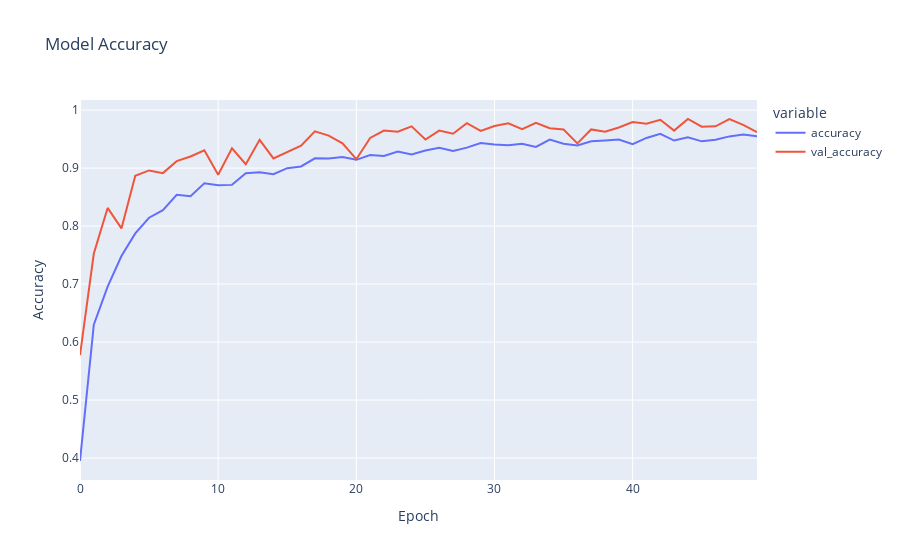
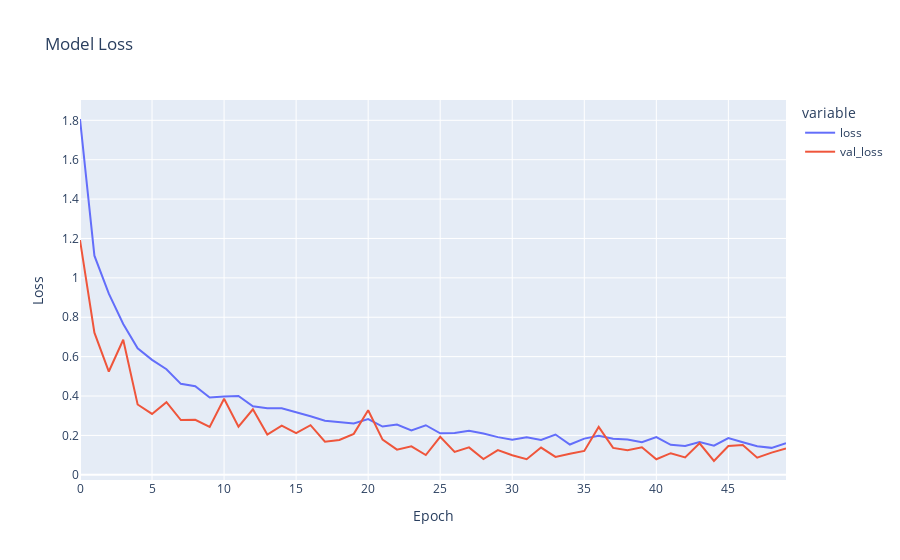

Here is the notebook cell these charts were saved with, in order:
### Code cell
# Plot training history
fig = px.line(pd.DataFrame(history.history), 
              y=['accuracy', 'val_accuracy'], 
              title='Model Accuracy',
              labels={'index': 'Epoch', 'value': 'Accuracy'})
fig.show()

fig = px.line(pd.DataFrame(history.history), 
              y=['loss', 'val_loss'], 
              title='Model Loss',
              labels={'index': 'Epoch', 'value': 'Loss'})
fig.show()

### Figure 1 — Plotly figure (JSON) as saved in the notebook; plotly's stock layout.template omitted (floating-point values rounded to 4 significant figures)
{"data": [{"hovertemplate": "variable=accuracy<br>Epoch=%{x}<br>Accuracy=%{y}<extra></extra>", "legendgroup": "accuracy", "line": {"color": "#636efa", "dash": "solid"}, "marker": {"symbol": "circle"}, "mode": "lines", "name": "accuracy", "orientation": "v", "showlegend": true, "type": "scatter", "x": [0, 1, 2, 3, 4, 5, 6, 7, 8, 9, 10, 11, 12, 13, 14, 15, 16, 17, 18, 19, 20, 21, 22, 23, 24, 25, 26, 27, 28, 29, 30, 31, 32, 33, 34, 35, 36, 37, 38, 39, 40, 41, 42, 43, 44, 45, 46, 47, 48, 49], "xaxis": "x", "y": [0.3949, 0.63, 0.6956, 0.7483, 0.7873, 0.8144, 0.8275, 0.8539, 0.8513, 0.8737, 0.8705, 0.8711, 0.8913, 0.8929, 0.8896, 0.8999, 0.9028, 0.9168, 0.9167, 0.9189, 0.9143, 0.9227, 0.9209, 0.9284, 0.9233, 0.9304, 0.9352, 0.9297, 0.9353, 0.9433, 0.9405, 0.9396, 0.9421, 0.9365, 0.9491, 0.9419, 0.9389, 0.9461, 0.9476, 0.9492, 0.9412, 0.952, 0.9591, 0.9475, 0.9531, 0.9461, 0.9491, 0.9547, 0.958, 0.9551], "yaxis": "y"}, {"hovertemplate": "variable=val_accuracy<br>Epoch=%{x}<br>Accuracy=%{y}<extra></extra>", "legendgroup": "val_accuracy", "line": {"color": "#EF553B", "dash": "solid"}, "marker": {"symbol": "circle"}, "mode": "lines", "name": "val_accuracy", "orientation": "v", "showlegend": true, "type": "scatter", "x": [0, 1, 2, 3, 4, 5, 6, 7, 8, 9, 10, 11, 12, 13, 14, 15, 16, 17, 18, 19, 20, 21, 22, 23, 24, 25, 26, 27, 28, 29, 30, 31, 32, 33, 34, 35, 36, 37, 38, 39, 40, 41, 42, 43, 44, 45, 46, 47, 48, 49], "xaxis": "x", "y": [0.5773, 0.7527, 0.8313, 0.796, 0.8867, 0.896, 0.8913, 0.912, 0.92, 0.9307, 0.8887, 0.934, 0.9067, 0.9487, 0.9167, 0.9273, 0.9387, 0.9633, 0.956, 0.9427, 0.9153, 0.952, 0.9647, 0.9627, 0.972, 0.9493, 0.9647, 0.9593, 0.9773, 0.964, 0.9727, 0.9773, 0.9673, 0.978, 0.9687, 0.9667, 0.9427, 0.9667, 0.9627, 0.97, 0.9793, 0.9767, 0.9833, 0.9647, 0.9847, 0.9713, 0.972, 0.9847, 0.9747, 0.962], "yaxis": "y"}], "layout": {"legend": {"title": {"text": "variable"}, "tracegroupgap": 0}, "title": {"text": "Model Accuracy"}, "xaxis": {"anchor": "y", "domain": [0, 1], "title": {"text": "Epoch"}}, "yaxis": {"anchor": "x", "domain": [0, 1], "title": {"text": "Accuracy"}}}}

### Figure 2 — Plotly figure (JSON) as saved in the notebook; plotly's stock layout.template omitted (floating-point values rounded to 4 significant figures)
{"data": [{"hovertemplate": "variable=loss<br>Epoch=%{x}<br>Loss=%{y}<extra></extra>", "legendgroup": "loss", "line": {"color": "#636efa", "dash": "solid"}, "marker": {"symbol": "circle"}, "mode": "lines", "name": "loss", "orientation": "v", "showlegend": true, "type": "scatter", "x": [0, 1, 2, 3, 4, 5, 6, 7, 8, 9, 10, 11, 12, 13, 14, 15, 16, 17, 18, 19, 20, 21, 22, 23, 24, 25, 26, 27, 28, 29, 30, 31, 32, 33, 34, 35, 36, 37, 38, 39, 40, 41, 42, 43, 44, 45, 46, 47, 48, 49], "xaxis": "x", "y": [1.807, 1.113, 0.9197, 0.7656, 0.6424, 0.5838, 0.5359, 0.4619, 0.45, 0.3923, 0.3977, 0.4005, 0.3478, 0.3385, 0.3381, 0.3157, 0.297, 0.2748, 0.2656, 0.2602, 0.2831, 0.2449, 0.2556, 0.2257, 0.2518, 0.2109, 0.212, 0.2234, 0.2102, 0.1914, 0.1779, 0.1908, 0.1765, 0.2045, 0.1536, 0.1837, 0.1983, 0.1834, 0.179, 0.1651, 0.1914, 0.1522, 0.1469, 0.1663, 0.1475, 0.1864, 0.1653, 0.1454, 0.1368, 0.16], "yaxis": "y"}, {"hovertemplate": "variable=val_loss<br>Epoch=%{x}<br>Loss=%{y}<extra></extra>", "legendgroup": "val_loss", "line": {"color": "#EF553B", "dash": "solid"}, "marker": {"symbol": "circle"}, "mode": "lines", "name": "val_loss", "orientation": "v", "showlegend": true, "type": "scatter", "x": [0, 1, 2, 3, 4, 5, 6, 7, 8, 9, 10, 11, 12, 13, 14, 15, 16, 17, 18, 19, 20, 21, 22, 23, 24, 25, 26, 27, 28, 29, 30, 31, 32, 33, 34, 35, 36, 37, 38, 39, 40, 41, 42, 43, 44, 45, 46, 47, 48, 49], "xaxis": "x", "y": [1.192, 0.7217, 0.5244, 0.6859, 0.3569, 0.3091, 0.3687, 0.2777, 0.2792, 0.2433, 0.386, 0.2442, 0.3324, 0.2043, 0.2496, 0.2114, 0.2521, 0.1684, 0.1773, 0.208, 0.328, 0.1783, 0.1279, 0.1448, 0.1005, 0.1929, 0.1163, 0.1394, 0.07956, 0.1258, 0.0991, 0.07944, 0.1385, 0.09097, 0.1074, 0.121, 0.2432, 0.1366, 0.1246, 0.1399, 0.0788, 0.1098, 0.08842, 0.1601, 0.0701, 0.1464, 0.1518, 0.08677, 0.1128, 0.134], "yaxis": "y"}], "layout": {"legend": {"title": {"text": "variable"}, "tracegroupgap": 0}, "title": {"text": "Model Loss"}, "xaxis": {"anchor": "y", "domain": [0, 1], "title": {"text": "Epoch"}}, "yaxis": {"anchor": "x", "domain": [0, 1], "title": {"text": "Loss"}}}}
